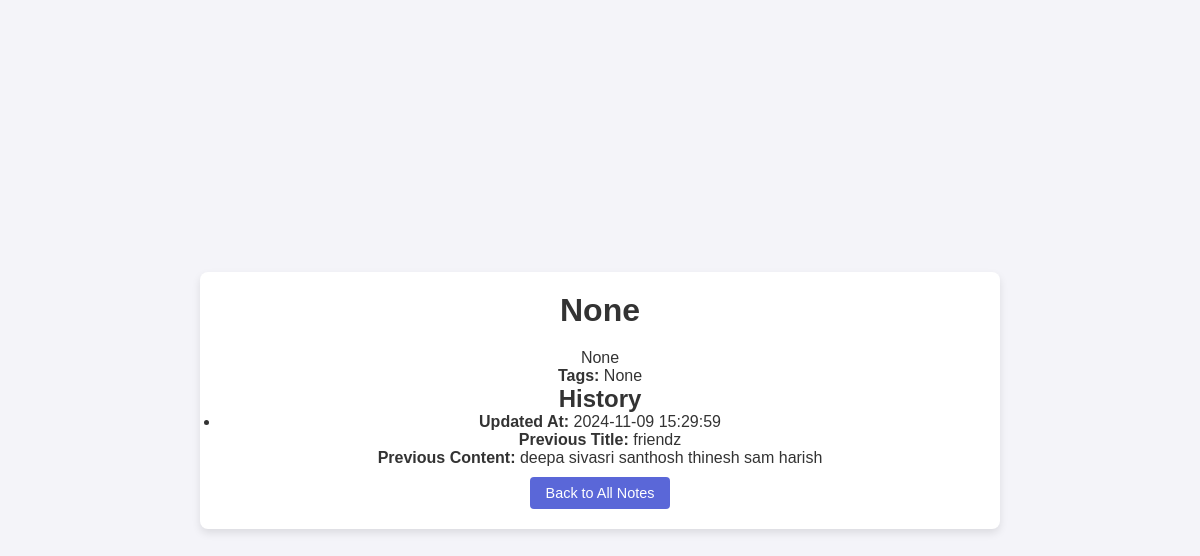
The app's page /note/2 with its own data.
### tables this page shows
CREATE TABLE note_history (
        id INTEGER PRIMARY KEY AUTOINCREMENT,
        note_id INTEGER,
        title TEXT,
        content TEXT,
        updated_at TIMESTAMP DEFAULT CURRENT_TIMESTAMP,
        FOREIGN KEY (note_id) REFERENCES notes (id) ON DELETE CASCADE
    );

### app.py (the view)
    def view_note(self, note_id):
        conn = self.get_db_connection()
        note = conn.execute('''
            SELECT notes.*, GROUP_CONCAT(tags.name) AS tags
            FROM notes
            LEFT JOIN note_tags ON notes.id = note_tags.note_id
            LEFT JOIN tags ON note_tags.tag_id = tags.id
            WHERE notes.id = ?
        ''', (note_id,)).fetchone()
        history = conn.execute('''
            SELECT * FROM note_history
            WHERE note_id = ?
            ORDER BY updated_at DESC
        ''', (note_id,)).fetchall()
        conn.close()
        return render_template('view_note.html', note=note, history=history)

### app.py (called while the page is built)
    def get_db_connection(self):
        conn = sqlite3.connect('notes.db')
        conn.row_factory = sqlite3.Row  # To access columns by name instead of index
        return conn

### templates/view_note.html (shortened to what this page needs)
<!DOCTYPE html>
<html lang="en">
<head>
    <link rel="stylesheet" href="{{ url_for('static', filename='style.css') }}">
</head>
<body>
    <div class="container">
        <h1>{{ note.title }}</h1>
        <p>{{ note.content }}</p>
        <p><strong>Tags:</strong> {{ note.tags }}</p>
        <h2>History</h2>
        <ul>
            {% for entry in history %}
                <li>
                    <strong>Updated At:</strong> {{ entry.updated_at }}<br>
                    <strong>Previous Title:</strong> {{ entry.title }}<br>
                    <strong>Previous Content:</strong> {{ entry.content }}
                </li>
            {% endfor %}
        </ul>
        <a href="{{ url_for('index') }}" class="button">Back to All Notes</a>
    </div>
</body>
</html>

### static/style.css (style rules this page uses)
* { margin: 0; padding: 0; box-sizing: border-box; font-family: Arial, sans-serif; }
body { background-color: #f4f4f9; color: #333; display: flex; justify-content: center; align-items: center; min-height: 100vh; margin: 0; }
.container { width: 80%; max-width: 800px; margin: 20px auto; padding: 20px; background-color: #ffffff; border-radius: 8px; box-shadow: 0 4px 8px rgba(0, 0, 0, 0.1); text-align: center; }
h1 { font-size: 2em; margin-bottom: 20px; color: #333; }
.button { display: inline-block; padding: 8px 16px; margin-top: 10px; font-size: 0.9em; color: white; background-color: #5a67d8; border: none; border-radius: 4px; text-decoration: none; cursor: pointer; transition: background-color 0.3s; }

### records on screen
note_history: updated_at "2024-11-09 15:29:59", title "friendz", content "deepa sivasri santhosh thinesh sam harish"

### other values on screen
{{ note.title }} "None"
{{ note.content }} "None"
{{ note.tags }} "None"
